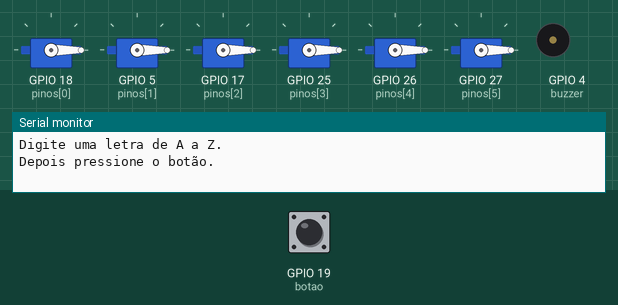
The sketch below on a simulated ESP32. On the bench: 6 × servo, buzzer (waves = sounding, pin HIGH), the last lines printed to the serial monitor. Inputs (shaded band) come from the test bench; at power-on: GPIO 19 (botao) HIGH.

Above: at 1.2 s.
1.3 s: GPIO 19 (botao) pulled LOW for 0.15 s
At 2.1 s:
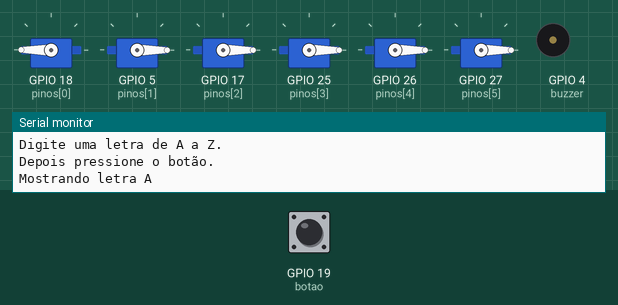
Timing chart, 0 to 4.3 s (numbered marks = the images above; inputs shaded):
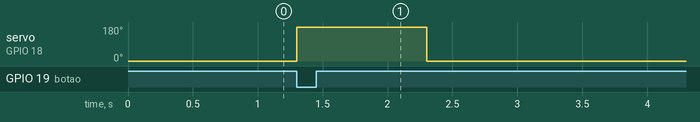

The sketch:

main.ino
```cpp
#include <ESP32Servo.h>

// criando o array pra controlar os 6 servos da celula braille
Servo servos[6];

// definindo os pinos
int pinos[6] = {18, 5, 17, 25, 26, 27};
int buzzer = 4;
int microfone = 15;
int botao = 19;

// guarda a última letra recebida
char ultimaLetra = 'A';

// guarda o estado anterior do botão
bool ultimoEstadoBotao = HIGH;

// matriz braille
int alfabeto[26][6] = {
  {1,0,0,0,0,0},
  {1,1,0,0,0,0},
  {1,0,0,1,0,0},
  {1,0,0,1,1,0},
  {1,0,0,0,1,0},
  {1,1,0,1,0,0},
  {1,1,0,1,1,0},
  {1,1,0,0,1,0},
  {0,1,0,0,1,0},
  {0,1,0,1,1,0},
  {1,0,1,0,0,0},
  {1,1,1,0,0,0},
  {1,0,1,1,0,0},
  {1,0,1,1,1,0},
  {1,0,1,0,1,0},
  {1,1,1,1,0,0},
  {1,1,1,1,1,0},
  {1,1,1,0,1,0},
  {0,1,1,1,0,0},
  {0,1,1,1,1,0},
  {1,0,1,0,0,1},
  {1,1,1,0,0,1},
  {0,1,0,1,1,1},
  {1,0,1,1,0,1},
  {1,0,1,1,1,1},
  {1,0,1,0,1,1}
};

int transformarLetraEmIndex(char letra);
void mostrarLetra(int letra[6]);
void bipConfirmacao();

void setup() {

  Serial.begin(115200);

  Serial.println("Digite uma letra de A a Z.");
  Serial.println("Depois pressione o botão.");

  for (int i = 0; i < 6; i++) {
    servos[i].attach(pinos[i]);
    servos[i].write(0);
  }

  pinMode(buzzer, OUTPUT);
  pinMode(botao, INPUT_PULLUP);
}

void loop() {

  // Recebe letra pela Serial
  if (Serial.available()) {

    char letra = toupper(Serial.read());

    if (isAlpha(letra)) {

      ultimaLetra = letra;

      Serial.print("Letra armazenada: ");
      Serial.println(ultimaLetra);

      bipConfirmacao();
    }
  }

  // Detecta clique do botão
  bool estadoAtual = digitalRead(botao);

  if (ultimoEstadoBotao == HIGH && estadoAtual == LOW) {

    int indice = transformarLetraEmIndex(ultimaLetra);

    if (indice >= 0 && indice < 26) {

      Serial.print("Mostrando letra ");
      Serial.println(ultimaLetra);

      mostrarLetra(alfabeto[indice]);
    }

    delay(200); // debounce simples
  }

  ultimoEstadoBotao = estadoAtual;
}

void mostrarLetra(int letra[6]) {

  for (int i = 0; i < 6; i++) {

    if (letra[i] == 1) {

      servos[i].write(180);   // sobe o pino

    } else {

      servos[i].write(0);    // abaixa o pino
    }
  }
  delay(1000);
  for (int i = 0; i < 6; i++)
  {
    servos[i].write(0);
  }
}

int transformarLetraEmIndex(char letra) {
  return letra - 'A';
}

void bipConfirmacao() {
  digitalWrite(buzzer, HIGH);
  delay(100);
  digitalWrite(buzzer, LOW);
}
```

Measured:
- after the input at 1.3 s, servo on GPIO 18 (pinos[0]): 0° → 180° at once, → 0° 1.0 s later
